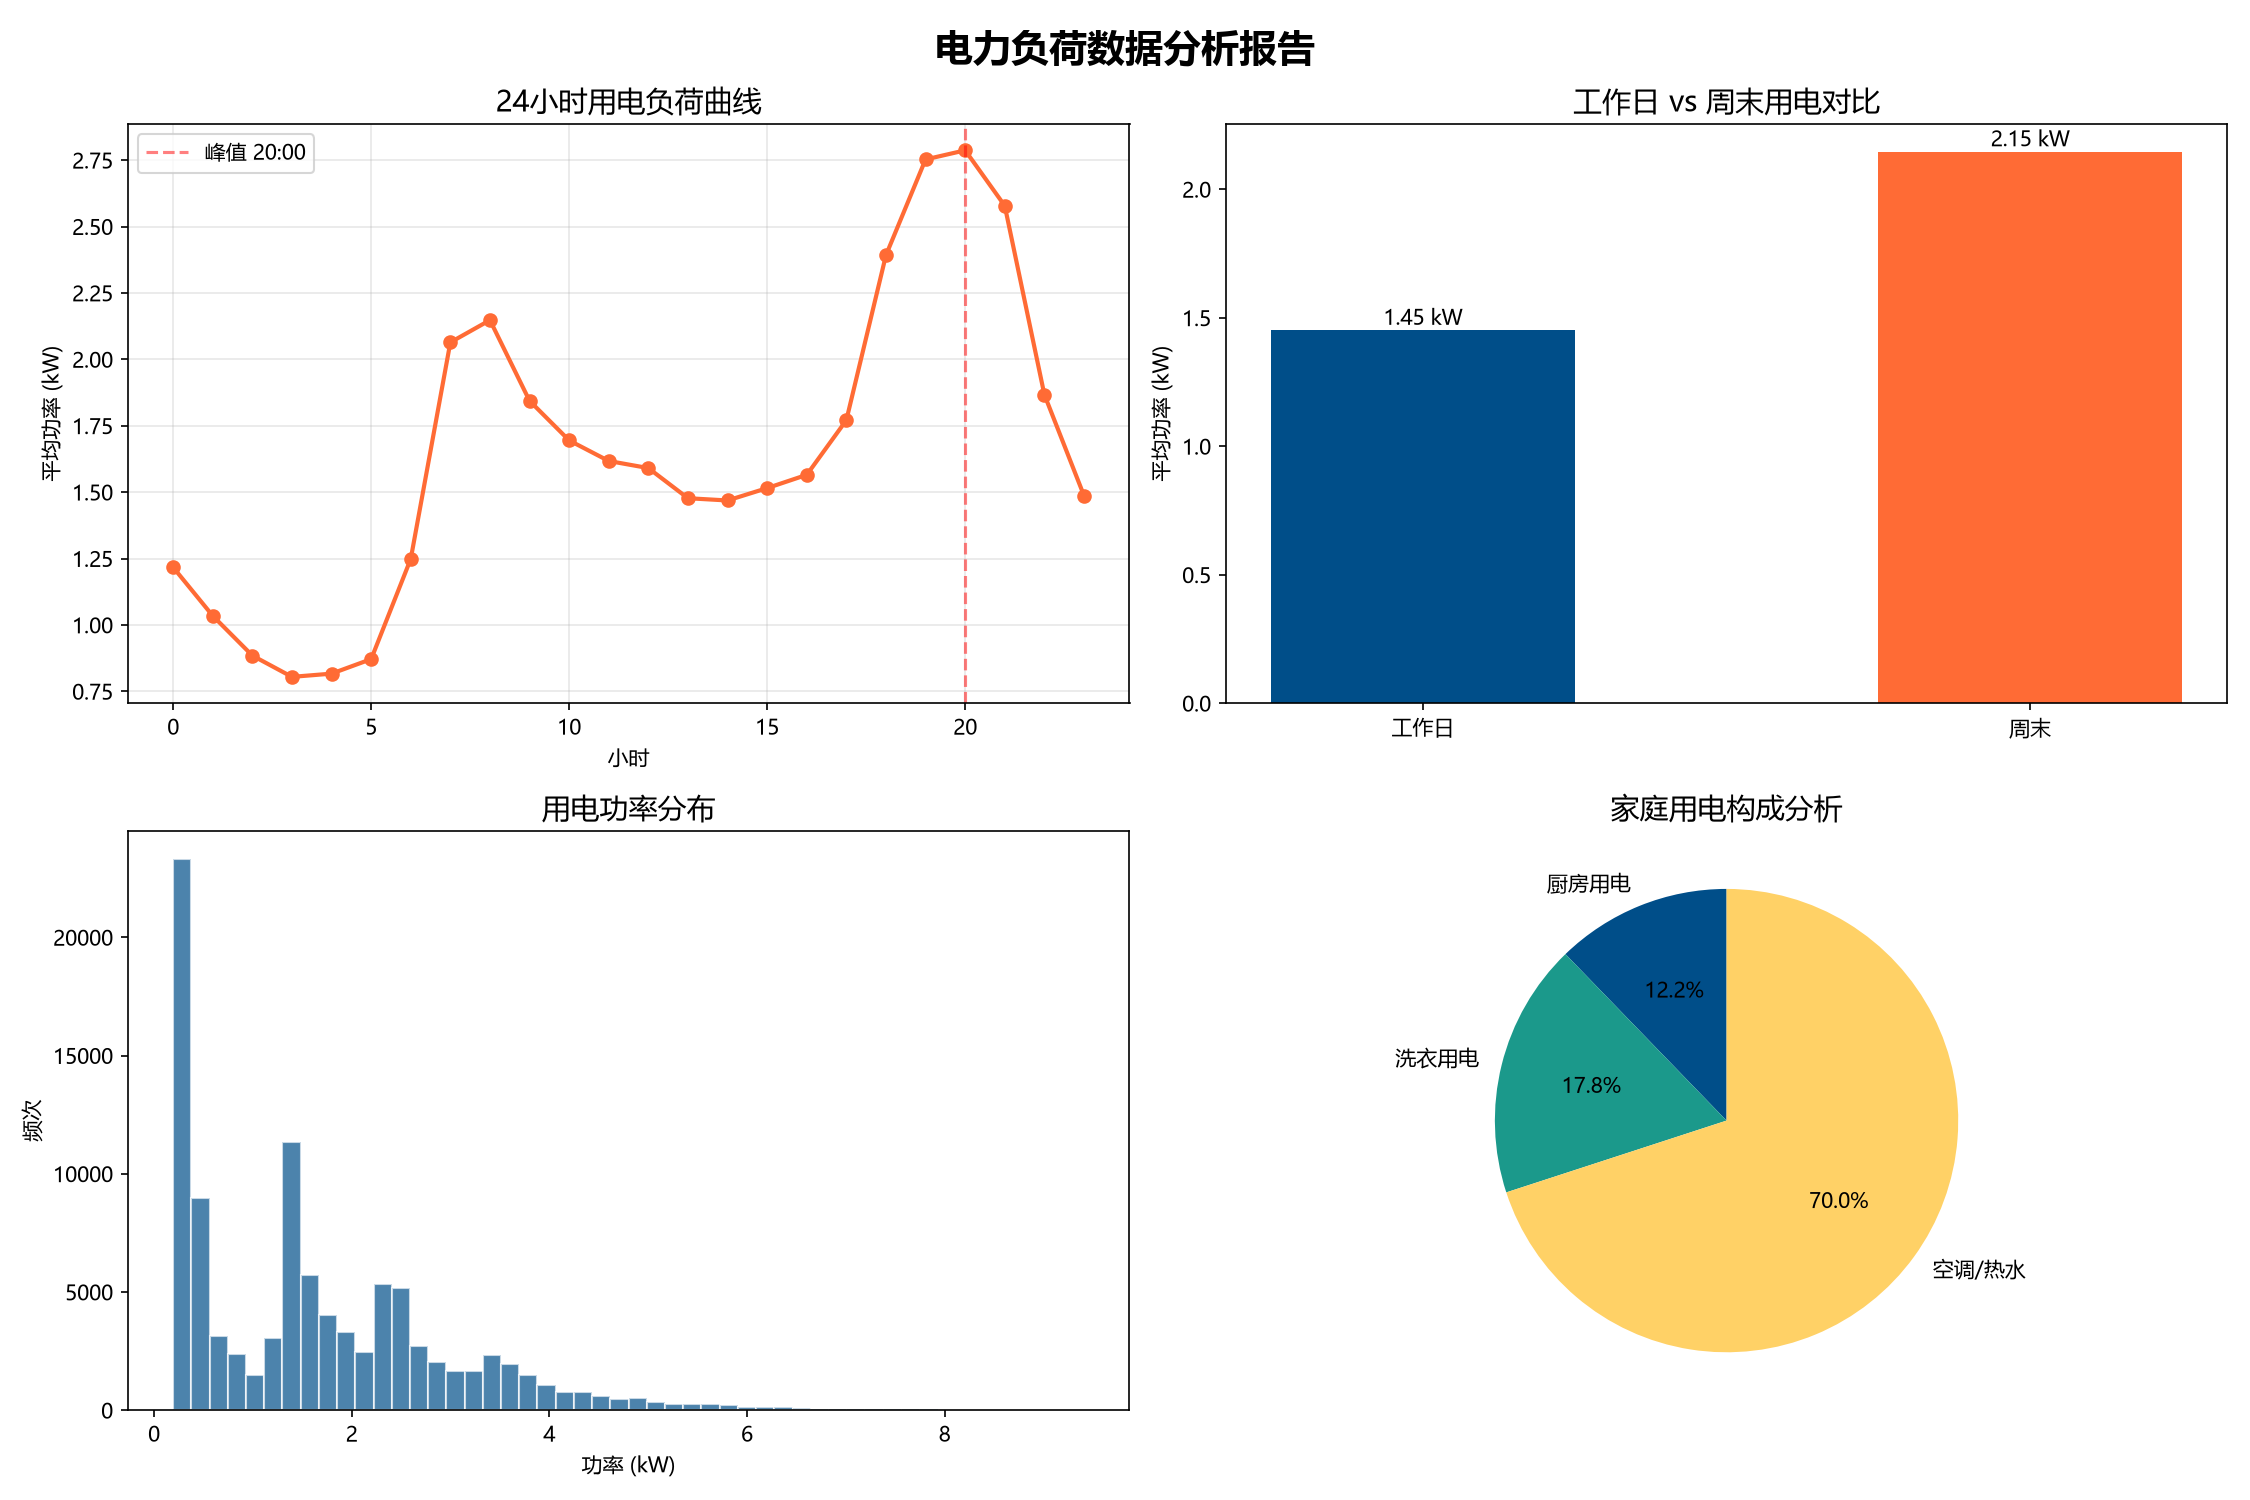

Generate this figure with Python:
"""
电力负荷数据分析 - 结合大数据+电气工程背景
数据来源：UCI Household Electric Power Consumption
"""
import pandas as pd
import matplotlib.pyplot as plt
import matplotlib
import numpy as np

matplotlib.rcParams['font.sans-serif'] = ['Microsoft YaHei', 'SimHei']
matplotlib.rcParams['axes.unicode_minus'] = False

# 1. 加载数据（从UCI数据集）
url = "https://archive.ics.uci.edu/ml/machine-learning-databases/00235/household_power_consumption.zip"
print("正在下载数据...")

df = pd.read_csv(url, sep=';', na_values=['?'],
                 nrows=100000)  # 取前10万行，防止电脑卡顿
df['datetime'] = pd.to_datetime(df['Date'] + ' ' + df['Time'],
                                format='%d/%m/%Y %H:%M:%S')

# 2. 数据清洗
df.dropna(inplace=True)
df['Global_active_power'] = pd.to_numeric(df['Global_active_power'], errors='coerce')
df['Global_active_power_kw'] = df['Global_active_power']  # 数据集原始单位为千瓦

# 3. 添加时间特征
df['hour'] = df['datetime'].dt.hour
df['day_of_week'] = df['datetime'].dt.dayofweek
df['month'] = df['datetime'].dt.month

print(f"数据量: {len(df)} 条")
print(f"时间范围: {df['datetime'].min()} ~ {df['datetime'].max()}")
print(f"平均功率: {df['Global_active_power_kw'].mean():.2f} kW")
print(f"峰值功率: {df['Global_active_power_kw'].max():.2f} kW")
print()

# 4. 分析：不同时间段的用电规律
print("=" * 40)
print("【核心发现】")
print("=" * 40)

# 按小时分析
hourly_avg = df.groupby('hour')['Global_active_power_kw'].mean()
peak_hour = hourly_avg.idxmax()
valley_hour = hourly_avg.idxmin()
print(f"\n[时间] 用电高峰期: {peak_hour}:00（平均 {hourly_avg[peak_hour]:.2f} kW）")
print(f"[时间] 用电低谷期: {valley_hour}:00（平均 {hourly_avg[valley_hour]:.2f} kW）")

# 按工作日/周末分析
df['is_weekend'] = df['day_of_week'].isin([5, 6])
weekday_power = df[~df['is_weekend']]['Global_active_power_kw'].mean()
weekend_power = df[df['is_weekend']]['Global_active_power_kw'].mean()
print(f"\n[日期] 工作日平均功率: {weekday_power:.2f} kW")
print(f"[日期] 周末平均功率: {weekend_power:.2f} kW")

# 5. 可视化
fig, axes = plt.subplots(2, 2, figsize=(15, 10))

# 图1：24小时用电曲线
hours = range(24)
axes[0, 0].plot(hours, [hourly_avg.get(h, 0) for h in hours], 
                marker='o', color='#FF6B35', linewidth=2)
axes[0, 0].set_title('24小时用电负荷曲线', fontsize=14)
axes[0, 0].set_xlabel('小时')
axes[0, 0].set_ylabel('平均功率 (kW)')
axes[0, 0].grid(True, alpha=0.3)
axes[0, 0].axvline(x=peak_hour, color='red', linestyle='--', alpha=0.5, label=f'峰值 {peak_hour}:00')
axes[0, 0].legend()

# 图2：工作日 vs 周末
bars = axes[0, 1].bar(['工作日', '周末'], [weekday_power, weekend_power], 
                      color=['#004E89', '#FF6B35'], width=0.5)
axes[0, 1].set_title('工作日 vs 周末用电对比', fontsize=14)
axes[0, 1].set_ylabel('平均功率 (kW)')
for bar in bars:
    height = bar.get_height()
    axes[0, 1].text(bar.get_x() + bar.get_width()/2., height,
                   f'{height:.2f} kW', ha='center', va='bottom')

# 图3：功率分布直方图
axes[1, 0].hist(df['Global_active_power_kw'], bins=50, 
                color='#004E89', edgecolor='white', alpha=0.7)
axes[1, 0].set_title('用电功率分布', fontsize=14)
axes[1, 0].set_xlabel('功率 (kW)')
axes[1, 0].set_ylabel('频次')

# 图4：各子电路功率占比
sub_meters = ['Global_active_power_kw', 'Sub_metering_1', 'Sub_metering_2', 'Sub_metering_3']
labels = ['总功率', '厨房用电', '洗衣用电', '空调/热水']
# 取平均值
avg_values = [df['Global_active_power_kw'].mean(),
              df['Sub_metering_1'].mean() / 1000,
              df['Sub_metering_2'].mean() / 1000,
              df['Sub_metering_3'].mean() / 1000]
colors = ['#FF6B35', '#004E89', '#1B998B', '#FFD166']
axes[1, 1].pie(avg_values[1:], labels=labels[1:], autopct='%1.1f%%', 
               colors=colors[1:], startangle=90)
axes[1, 1].set_title('家庭用电构成分析', fontsize=14)

plt.suptitle('电力负荷数据分析报告', fontsize=18, fontweight='bold')
plt.tight_layout()
plt.savefig('power_analysis.png', dpi=150)
print("\n[图表] 图表已保存为 power_analysis.png")
